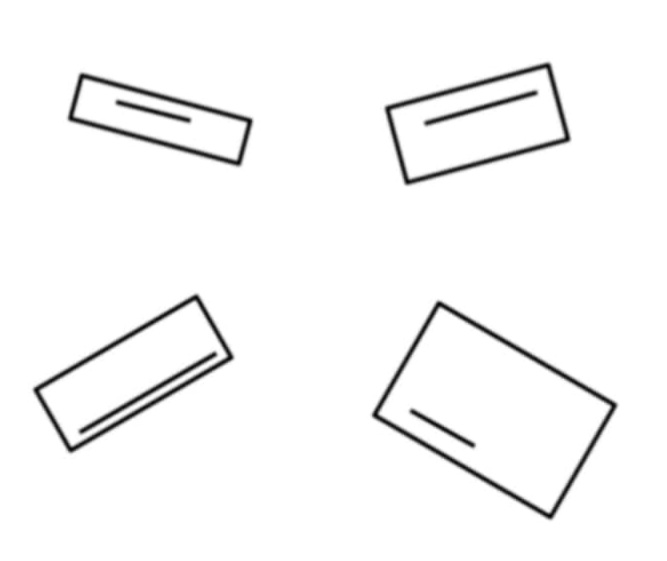
#> input picture shapedetector.jpg, 667 x 561 px
$ python rectangle_numbering.py
#> lines starting #> are read from the running program, lines starting #| are printed output that depends on the picture; after the words box and inside, x2 and y2 are one past the last pixel; in counts of white or black regions, pixels touching at a corner belong together; long printed decimals are rounded
import cv2
import numpy as np
import math

def empty(a):
    pass

def stackImages(scale, imgArray):
    rows = len(imgArray)
    cols = len(imgArray[0])
    rowsAvailable = isinstance(imgArray[0], list)
    width = imgArray[0][0].shape[1]
    height = imgArray[0][0].shape[0]
    if rowsAvailable:
        for x in range(0, rows):
            for y in range(0, cols):
                if imgArray[x][y].shape[:2] == imgArray[0][0].shape[:2]:
                    imgArray[x][y] = cv2.resize(imgArray[x][y], (0, 0), None, scale, scale)
                else:
                    imgArray[x][y] = cv2.resize(imgArray[x][y], (imgArray[0][0].shape[1], imgArray[0][0].shape[0]),
                                                None, scale, scale)
                if len(imgArray[x][y].shape) == 2: imgArray[x][y] = cv2.cvtColor(imgArray[x][y], cv2.COLOR_GRAY2BGR)
        imageBlank = np.zeros((height, width, 3), np.uint8)
        hor = [imageBlank] * rows
        hor_con = [imageBlank] * rows
        for x in range(0, rows):
            hor[x] = np.hstack(imgArray[x])
        ver = np.vstack(hor)
    else:
        for x in range(0, rows):
            if imgArray[x].shape[:2] == imgArray[0].shape[:2]:
                imgArray[x] = cv2.resize(imgArray[x], (0, 0), None, scale, scale)
            else:
                imgArray[x] = cv2.resize(imgArray[x], (imgArray[0].shape[1], imgArray[0].shape[0]), None, scale, scale)
            if len(imgArray[x].shape) == 2: imgArray[x] = cv2.cvtColor(imgArray[x], cv2.COLOR_GRAY2BGR)
        hor = np.hstack(imgArray)
        ver = hor
    return ver


def getContours(img, imgContour, contourType):
    if contourType == "line":
        contours, hierarchy = cv2.findContours(img, cv2.RETR_TREE, cv2.CHAIN_APPROX_SIMPLE)
    else:
        contours, hierarchy = cv2.findContours(img, cv2.RETR_EXTERNAL, cv2.CHAIN_APPROX_SIMPLE)
    print(len(contours))
    # print(hierarchy)
    rectangleContours = []
    lineContours = []
    for i in range(0, len(contours)):
        peri = cv2.arcLength(contours[i], True)
        # print(peri)
        approx = cv2.approxPolyDP(contours[i], 0.02 * peri, True)
        # print(len(approx))
        area = cv2.contourArea(contours[i])

        rect = cv2.minAreaRect(contours[i])
        box = cv2.boxPoints(rect)
        # print(box)
        box = np.int0(box)
        # print(box)
        center = rect[0]
        size = rect[1]
        angle = rect[2]
        # print(f"Contour- {i}\nCenter = {center}\nSize = {size}\nAngle = {angle}\nArea = {area}\n")

        '''Trying to Separate Contours that are actually a line and Stored in list of dictionary named as lineContours[]'''
        if contourType == "line":
            if area >= 5:
                if size[0] < 20 or size[1] < 20:
                    cv2.drawContours(imgContour, [box], 0, (0, 0, 255), 2)
                    print(f"Contour {i} may be line.")
                    line_dict = {'contour': i,
                                 'center': center,
                                 'size': size,
                                 'angle': angle,
                                 'area': area,
                                 'box': box}
                    lineContours.append(line_dict)
        else:
            x_start = box[3][0]
            y_start = box[3][1]
            a = box[0][0]
            b = box[0][1]
            c = box[2][0]
            d = box[2][1]
            d1 = math.sqrt((x_start - a) ** 2 + (y_start - b) ** 2)
            d2 = math.sqrt((x_start - c) ** 2 + (y_start - d) ** 2)
            if d1 >= d2:
                x_end = x_start - int(size[0])
                y_end = y_start - int(size[1])
            else:
                x_end = x_start + int(size[1])
                y_end = y_start - int(size[0])

            cv2.drawContours(imgContour, [box], 0, (0, 0, 255), 3)
            rect_dict = {'contour': i,
                         'center': center,
                         'size': size,
                         'angle': angle,
                         'area': area,
                         'box': box,
                         'BBpoints': [x_start, y_start, x_end, y_end]}
            rectangleContours.append(rect_dict)

    if contourType == "line":
        print(len(lineContours))
        similarLineList = []
        while len(lineContours) != 0:
            similarLine = []
            line = lineContours[0]
            similarLine.append(line)
            for j in range(1, len(lineContours)):
                if j < len(lineContours):
                    if abs(line['center'][0] - lineContours[j]['center'][0] < 10 and line['center'][1] -
                           lineContours[j]['center'][1] < 10.0):
                        if abs(line['angle'] - lineContours[j]['angle']) < 1.0:
                            if abs(line['area'] - lineContours[j]['area']) < 175:
                                similarLine.append(lineContours[j])
                                print(f"Contours- {line['contour']} and {lineContours[j]['contour']} are same !!!")
                                del lineContours[j]
                                print(f"Length of lineContours : {len(lineContours)}")
            del lineContours[0]
            similarLineList.extend([similarLine])
        # print(len(similarLine))
        # print(similarLineList[0])
        for similarLines in similarLineList:
            if len(similarLines) > 1:
                if similarLines[0]['area'] < similarLines[1]['area']:
                    lineContours.append(similarLines[0])
                    print(f"Line {similarLines[0]['contour']} is added to Line Contours")
                else:
                    lineContours.append(similarLines[1])
                    print(f"Line {similarLines[1]['contour']} is added to Line Contours")

            else:
                lineContours.append(similarLines[0])
                print(f"Line {similarLines[0]['contour']} is added to Line Contours")
        return lineContours

    else:
        return rectangleContours


img = cv2.imread('shapedetector.jpg')
#> img is the input picture: shape (561, 667, 3); min 1, max 255, mean 247.4
imgContour = img.copy()

imgBlur = cv2.GaussianBlur(img, (7, 7), 1)
imgGray = cv2.cvtColor(imgBlur, cv2.COLOR_BGR2GRAY)

imgCanny = cv2.Canny(imgGray, 20, 23)
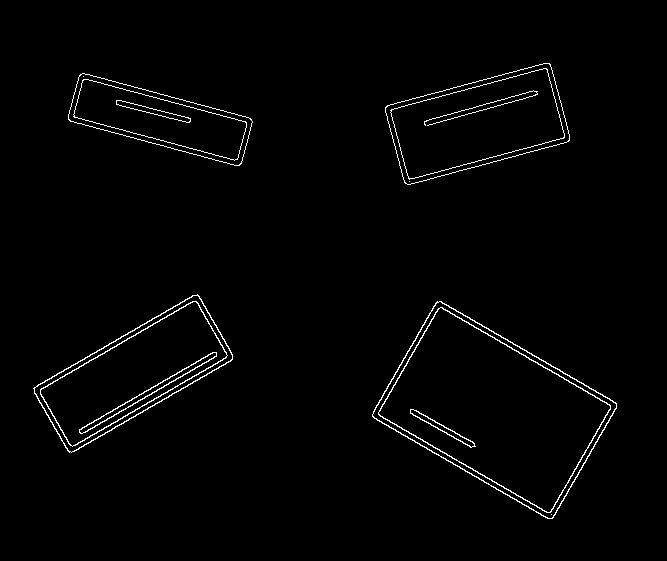
#> imgCanny: shape (561, 667); 1.6% white in thin lines or dots, all inside (x1, y1, x2, y2) = (33, 63, 617, 519)

lineContours = getContours(imgCanny, imgContour, "line")
#> in getContours, `contours, hierarchy = cv2.findContours(img, cv2.RETR_TREE, cv2.CHAIN_A..`: contours = 26 contours, 4 with area under 20; largest, box (x1, y1, x2, y2) and area: (372, 301, 617, 519) 28054, (372, 301, 617, 519) 27726, (378, 307, 611, 513) 24866, (378, 307, 611, 513) 24554, (33, 294, 233, 453) 14385
#| 26
#> the loop in getContours, `for i in range(0, len(contours)):` made 26 passes
#> (peri, approx, area, box, center, size, angle) on passes 1, 2, 4, 5: (727.8, [[437, 301], [372, 416], [552, 518], [616, 403]], 28054.5, [[551, 520], [369, 415], [437, 298], [618, 403]], (494.1, 409.7), (135.4, 209.8), -59.98), (724.6, [[437, 302], [616, 404], [551, 518], [372, 415]], 27725.5, [[550, 520], [370, 415], [437, 299], [618, 403]], (494.1, 409.7), (134.5, 208.8), -59.98), (688.3, [[438, 308], [378, 414], [550, 512], [610, 405]], 24866.5, [[549, 514], [375, 414], [438, 305], [612, 405]], (494.1, 409.7), (125.8, 200.3), -59.97), (686, [[440, 307], [610, 406], [549, 512], [378, 413]], 24553.5, [[549, 513], [376, 413], [439, 305], [611, 405]], (494.2, 409.8), (124.9, 199.4), -59.98)
#| Contour 5 may be line.
#| Contour 6 may be line.
#| Contour 11 may be line.
#| Contour 12 may be line.
#| Contour 17 may be line.
#| Contour 18 may be line.
#| Contour 25 may be line.
#> after the loop in getContours, `for i in range(0, len(contours)):`:
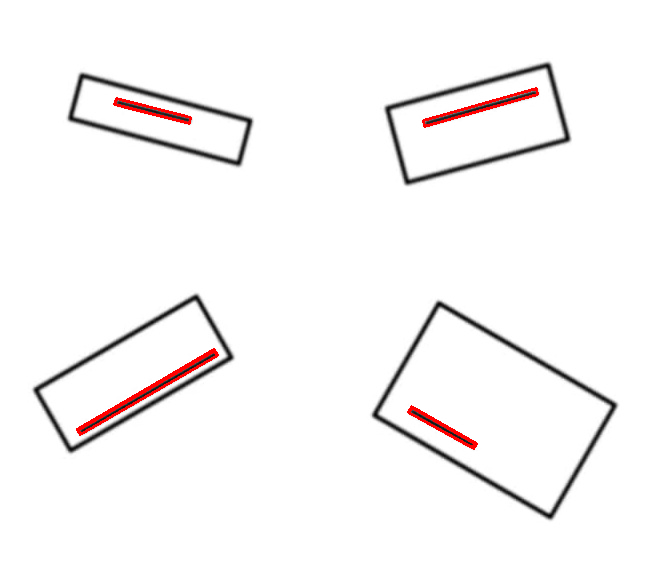
#> imgContour: shape (561, 667, 3); 0.75% of pixels changed, all inside (x1, y1, x2, y2) = (76, 87, 539, 450)
#> after the loop in getContours, `for i in range(0, len(contours)):`: lineContours = 7 items; rectangleContours = []
#| 7
#> the loop in getContours, `while len(lineContours) != 0:` made 4 passes
#| Contours- 5 and 6 are same !!!
#| Length of lineContours : 6
#| Contours- 11 and 12 are same !!!
#| Length of lineContours : 4
#| Contours- 17 and 18 are same !!!
#| Length of lineContours : 2
#> after the loop in getContours, `while len(lineContours) != 0:`: similarLineList = 4 items
#> the loop in getContours, `for similarLines in similarLineList:` made 4 passes
#| Line 6 is added to Line Contours
#| Line 12 is added to Line Contours
#| Line 18 is added to Line Contours
#| Line 25 is added to Line Contours
#> lineContours = 4 items
# print(len(lineContours))

rectangleContours = getContours(imgCanny, imgContour, "rectangle")
#> call 2 of getContours, with contourType = 'rectangle'
#> in getContours (call 2), `contours, hierarchy = cv2.findContours(img, cv2.RETR_EXTERNAL, cv2.CHA..`: contours = 4 contours; box (x1, y1, x2, y2) and area: (372, 301, 617, 519) 28054, (33, 294, 233, 453) 14385, (385, 63, 570, 185) 14008, (68, 73, 253, 166) 8842
#| 4
#> the loop in getContours (call 2), `for i in range(0, len(contours)):` made 4 passes
#> (peri, approx, area, box, center, size, angle, x_start) on passes 1 to 4: (727.8, [[437, 301], [372, 416], [552, 518], [616, 403]], 28054.5, [[551, 520], [369, 415], [437, 298], [618, 403]], (494.1, 409.7), (135.4, 209.8), -59.98, 618), (563.7, [[197, 294], [33, 388], [69, 452], [232, 359]], 14385, [[69, 454], [30, 388], [196, 291], [235, 358]], (133.1, 373.1), (191.9, 76.39), -30.07, 235), (482.3, [[79, 75], [70, 121], [241, 163], [250, 118]], 8842.5, [[240, 166], [66, 120], [79, 71], [253, 118]], (159.8, 119.1), (50.46, 180.2), -74.99, 253), (534.4, [[550, 64], [387, 105], [404, 182], [568, 141]], 14008.5, [[404, 185], [383, 105], [549, 60], [571, 140]], (477.1, 123.4), (172.5, 82.85), -15.04, 571)
#> after the loop in getContours (call 2), `for i in range(0, len(contours)):`:
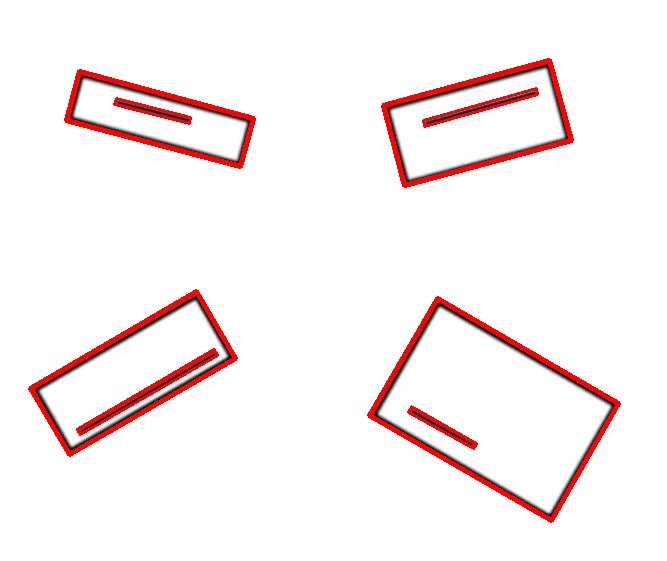
#> imgContour: shape (561, 667, 3); 2.96% of pixels changed, all inside (x1, y1, x2, y2) = (28, 58, 621, 523)
#> after the loop in getContours (call 2), `for i in range(0, len(contours)):`: lineContours = []; rectangleContours = 4 items
#> rectangleContours = 4 items
numberedImgContour = img.copy()
# numberedImgContour = cv2.cvtColor(numberedImgContour, cv2.COLOR_BGR2RGB)


sorted_index = []
i = 0
for lineContour in lineContours:
    line_box = lineContour['box']
    cv2.drawContours(numberedImgContour, [line_box], 0, (0, 0, 255), 1)
    print(lineContour['size'])
    if lineContour['size'][0] > lineContour['size'][1]:
        lineContour['length'] = lineContour['size'][0]
        lineContour['width'] = lineContour['size'][1]
    else:
        lineContour['length'] = lineContour['size'][1]
        lineContour['width'] = lineContour['size'][0]
    dict = {'index': i,
            'length': lineContour['length'],
            'width': lineContour['width']}
    sorted_index.append(dict)
    i = i + 1
#> this loop made 4 passes
#> (line_box, dict) on passes 1 to 4: ([[472, 447], [408, 412], [411, 407], [474, 443]], {'index': 0, 'length': 72.94, 'width': 5.24}), ([[80, 434], [78, 429], [214, 350], [217, 355]], {'index': 1, 'length': 157.6, 'width': 5.3}), ([[189, 123], [115, 104], [116, 98], [190, 117]], {'index': 2, 'length': 76.4, 'width': 5.69}), ([[424, 126], [423, 120], [536, 88], [537, 94]], {'index': 3, 'length': 117.7, 'width': 5.83})
#| (5.235, 72.942)
#| (157.646, 5.303)
#| (5.690, 76.400)
#| (117.710, 5.835)
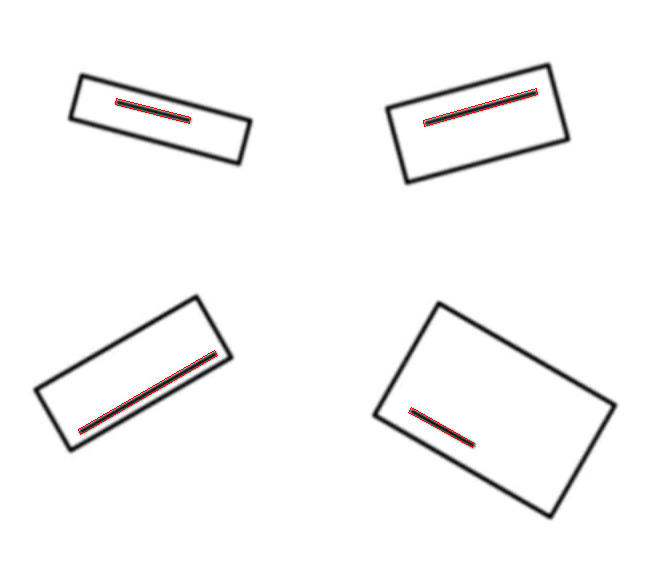
#> numberedImgContour: shape (561, 667, 3); 0.22% of pixels changed, all inside (x1, y1, x2, y2) = (78, 88, 538, 448)
#> after the loop, i = 4; sorted_index = 4 items
# print(lineContours)
temp = sorted_index.copy()
#> temp = 4 items
# print(f"Before sorting,\n {sorted_index}")
sorted_index = sorted(sorted_index, key=lambda d: d['length'])
# print(f"After sorting in ascending order,\n {sorted_index}")

'''Assigning Numbers to Rectangles...'''

for i in range(0, len(sorted_index)):
    index = sorted_index[i]['index']
    length = sorted_index[i]['length']
    x = int(rectangleContours[index]['center'][0])
    y = int(rectangleContours[index]['center'][1])
    # print(x, y)
    cv2.putText(numberedImgContour, f"R-{i + 1}", (x - 100, y + 100), cv2.FONT_HERSHEY_COMPLEX, 1.2, (0, 255, 0), 2)
    cv2.putText(numberedImgContour, f"Length: {round(length, 2)}", (x - 100, y + 135),
                cv2.FONT_HERSHEY_COMPLEX, 1, (0, 255, 0), 2)

    cv2.putText(numberedImgContour, "Rectangle Numbering Image", (120, 28), cv2.FONT_HERSHEY_COMPLEX, 1, (0, 0, 255), 2)
    cv2.imshow("Rectangular Numbering Window", numberedImgContour)
#> this loop made 4 passes
#> (index, length, x, y) on passes 1 to 4: (0, 72.94, 494, 409), (2, 76.4, 159, 119), (3, 117.7, 477, 123), (1, 157.6, 133, 373)
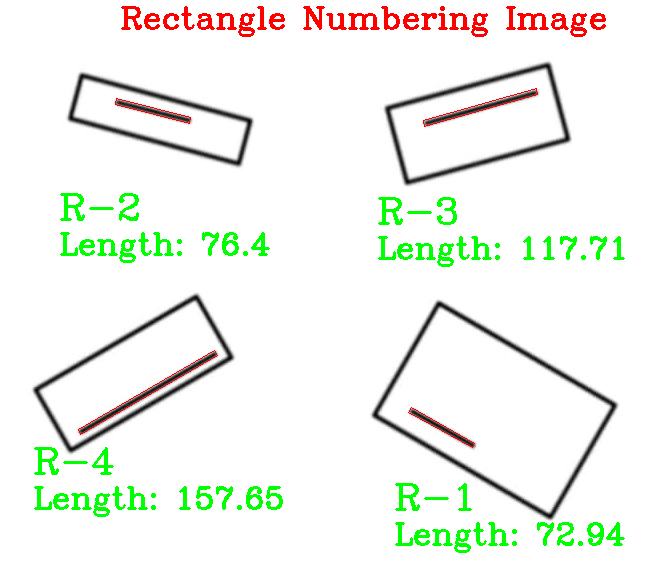
#> numberedImgContour: shape (561, 667, 3); 3.82% of pixels changed, all inside (x1, y1, x2, y2) = (34, 6, 625, 553)


cv2.putText(img, "BGR Image", (120, 28),cv2.FONT_HERSHEY_COMPLEX, 1, (0, 0, 255), 2)
cv2.putText(imgBlur, "Blur Image", (120, 28), cv2.FONT_HERSHEY_COMPLEX, 1, (0, 0, 255), 2)
#> imgBlur: shape (561, 667, 3); mean B, G, R 246.2, 246.2, 247.4
cv2.putText(imgGray, "Gray Image", (120, 28), cv2.FONT_HERSHEY_COMPLEX, 1, (0, 0, 255), 2)
#> imgGray: shape (561, 667); min 0, max 255, mean 246.2
cv2.putText(imgCanny, "Canny Image", (120, 28),cv2.FONT_HERSHEY_COMPLEX, 1, (255, 255, 255), 2)
#> imgCanny: shape (561, 667); 2.1% white in thin lines or dots, all inside (x1, y1, x2, y2) = (33, 6, 617, 519)
cv2.putText(imgContour, "Minimum Area Bounded", (120, 28), cv2.FONT_HERSHEY_COMPLEX, 1, (0, 0, 255), 2)
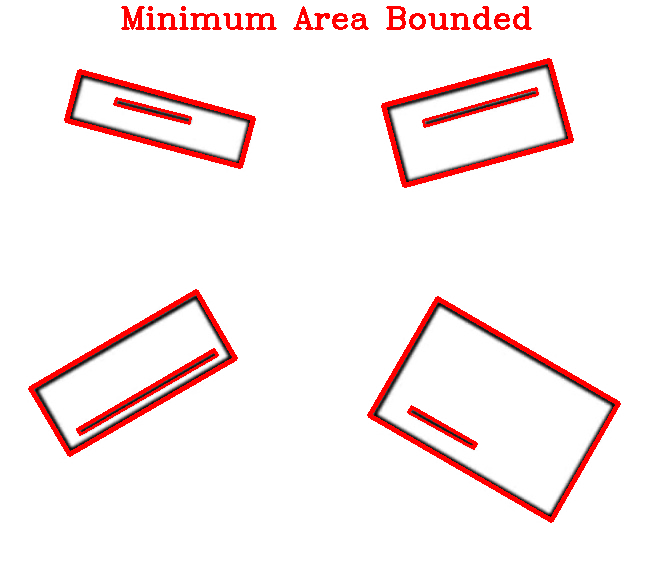
#> imgContour: shape (561, 667, 3); 0.93% of pixels changed, all inside (x1, y1, x2, y2) = (121, 6, 532, 30)


imgStacked = stackImages(0.8, ([img, imgBlur, imgGray],
                               [imgCanny, imgContour, numberedImgContour]))
#> after the loop in stackImages, `for x in range(0, rows):`: hor = 2 items
#> in stackImages, `ver = np.vstack(hor)`:
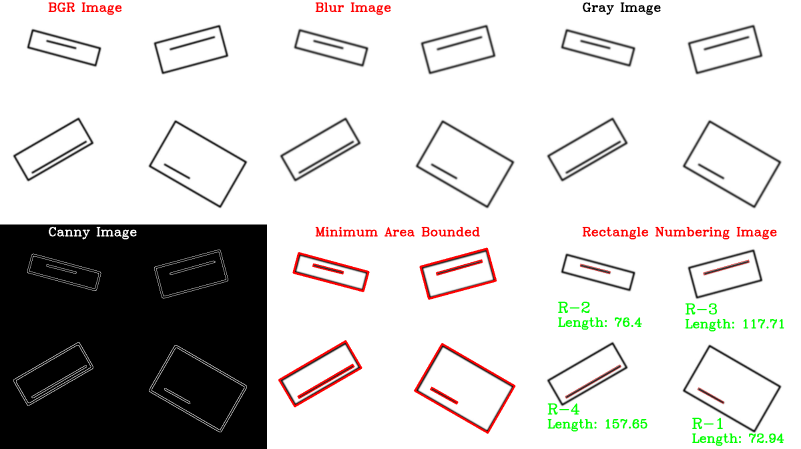
#> ver: shape (898, 1602, 3) (shown at 1/2 size); mean of channels 0, 1, 2 203.3, 204.5, 206.3; drawn as B, G, R

cv2.namedWindow("Result", cv2.WINDOW_NORMAL)
cv2.imshow("Result", imgStacked)
cv2.waitKey(0)

print("Success!!!")
